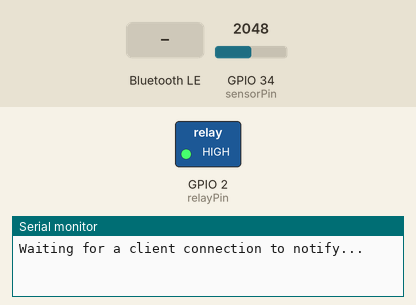
Recording of a sketch running on a simulated ESP32. On the bench: switched loads named in the sketch (green lamp = pin HIGH), the last lines printed to the serial monitor. Inputs (shaded band) come from the test bench; at power-on: GPIO 34 (sensorPin) = 2048. Nothing arrives over Bluetooth unless stated; a phone connects over Bluetooth LE 3 s after start.

Above: at 1.2 s.
1.3 s: Bluetooth LE write "1" received
At 2.0 s:
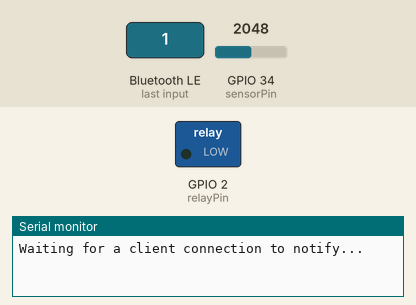
2.8 s: Bluetooth LE write "0" received
At 3.1 s:
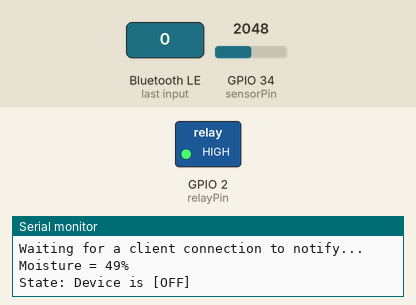
Timing chart, 0 to 5.8 s (numbered marks = the images above; inputs shaded):
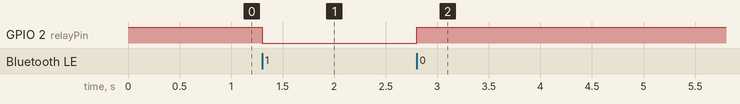

Measured:
- after the input at 1.3 s, GPIO 2 (relayPin): HIGH → LOW at once
- after the input at 2.8 s, GPIO 2 (relayPin): LOW → HIGH at once

The sketch:

relay_automation.ino
```cpp
#include <BLEDevice.h>
#include <BLEUtils.h>
#include <BLEServer.h>
#include <BLE2902.h>

const int relayPin = 2; // GPIO pin connected to the relay's IN pin
const int sensorPin = 34; // Soil moisture sensor O/P pin
int _moisture, sensor_analog;
BLEServer* pServer = NULL;
BLECharacteristic* pCharacteristic = NULL;
BLECharacteristic* pStateCharacteristic = NULL;
bool deviceConnected = false;
String deviceState = "Device is [OFF]";

#define SERVICE_UUID        "4fafc201-1fb5-459e-8fcc-c5c9c331914b"
#define CHARACTERISTIC_UUID "beb5483e-36e1-4688-b7f5-ea07361b26a8"
#define STATE_CHARACTERISTIC_UUID "b9a400e6-30dc-4bc5-913c-c208d518515b"
bool relayEnabled = false; // Tracks whether relay control is active
bool userCommand = false;  // Tracks if the user wrote "1"
unsigned long relayStartTime = 0; // Time tracking for relay state changes
const unsigned long ON_DURATION = 10000;  // Relay ON time in ms
const unsigned long OFF_DURATION = 10000; // Relay OFF time in ms
const int MOISTURE_THRESHOLD = 30;        // Moisture threshold (%)
int relayState = 0;                       // 0 = OFF, 1 = ON, 2 = DELAY

class MyServerCallbacks: public BLEServerCallbacks {
  void onConnect(BLEServer* pServer) {
    deviceConnected = true;
  };

  void onDisconnect(BLEServer* pServer) {
    deviceConnected = false;
    pServer->getAdvertising()->start();
  }
};

class MyCallbacks: public BLECharacteristicCallbacks {
  void onWrite(BLECharacteristic *pCharacteristic) {
    String value = pCharacteristic->getValue();
    if (value == "0") {
      // Turn of relay
      deviceState = "Device is [OFF]";
      digitalWrite(relayPin, HIGH);
      relayEnabled = false;
      userCommand = false;
      relayState = 0; // Reset relay state
    } else if (value == "1") {
      // Turn on relay
      deviceState = "Device is [ON]";
      digitalWrite(relayPin, LOW);
      relayEnabled = true;
      userCommand = true;
      relayStartTime = millis();
      relayState = 1; // Relay is ON
    }
  }
};

void setup() {
  Serial.begin(115200);
  pinMode(relayPin, OUTPUT);
  digitalWrite(relayPin, HIGH); // Ensure relay is off initially

  BLEDevice::init("ESP32_Relay");
  pServer = BLEDevice::createServer();
  pServer->setCallbacks(new MyServerCallbacks());

  BLEService *pService = pServer->createService(SERVICE_UUID);
  pCharacteristic = pService->createCharacteristic(
                      CHARACTERISTIC_UUID,
                      BLECharacteristic::PROPERTY_READ |
                      BLECharacteristic::PROPERTY_WRITE |
                      BLECharacteristic::PROPERTY_NOTIFY
                    );

  pCharacteristic->setCallbacks(new MyCallbacks());
  pCharacteristic->setValue("0");

  // Kondisi Alat
  pStateCharacteristic = pService->createCharacteristic(
                      STATE_CHARACTERISTIC_UUID,
                      BLECharacteristic::PROPERTY_NOTIFY
                    );
  // pStateCharacteristic->addDescriptor(new BLE2902());
  // pStateCharacteristic->getDescriptor(0)
  pStateCharacteristic->setValue(deviceState);

  pService->start();

  pServer->getAdvertising()->start();
  Serial.println("Waiting for a client connection to notify...");
}

void loop() {
  if (deviceConnected) {
    sensor_analog = analogRead(sensorPin);
    _moisture = (100 - ((sensor_analog / 4095.00) * 100));
    Serial.print("Moisture = ");
    Serial.print(_moisture);  /* Print moisture on the serial window */
    Serial.println("%");

    // Send moisture data to the client
    pCharacteristic->setValue(String(_moisture));
    pCharacteristic->notify();

    // Kirim data kondisi alat
    Serial.println("State: " + pStateCharacteristic->getValue());
    pStateCharacteristic->setValue(deviceState);
    pStateCharacteristic->notify();

    // Relay state machine
    switch (relayState) {
      case 1: // Relay is ON
        if (millis() - relayStartTime >= ON_DURATION) {
          digitalWrite(relayPin, HIGH); // Turn OFF the relay
          relayState = 2; // Move to OFF_DELAY state
          deviceState = "Device is [OFF]";
          relayStartTime = millis();
          Serial.println("Relay turned OFF for delay.");
        }
        break;

      case 2: // Relay is OFF (delay state)
        if (millis() - relayStartTime >= OFF_DURATION) {
          if (_moisture > MOISTURE_THRESHOLD) {
            // Moisture too high, keep relay OFF
            relayState = 0; // Stop further actions
            relayEnabled = false;
            deviceState = "Device is [OFF]";
            Serial.println("Moisture > threshold, relay remains OFF.");
          } else {
            // Moisture is low, turn relay ON again
            digitalWrite(relayPin, LOW);
            relayState = 1; // Move to ON state
            deviceState = "Device is [ON]";
            relayStartTime = millis();
            Serial.println("Moisture <= threshold, relay turned ON again.");
          }
        }
        break;

      default: // Relay is OFF
        break;
    }

    delay(1000);  // Wait for 1 second before next reading
  }
}
```
